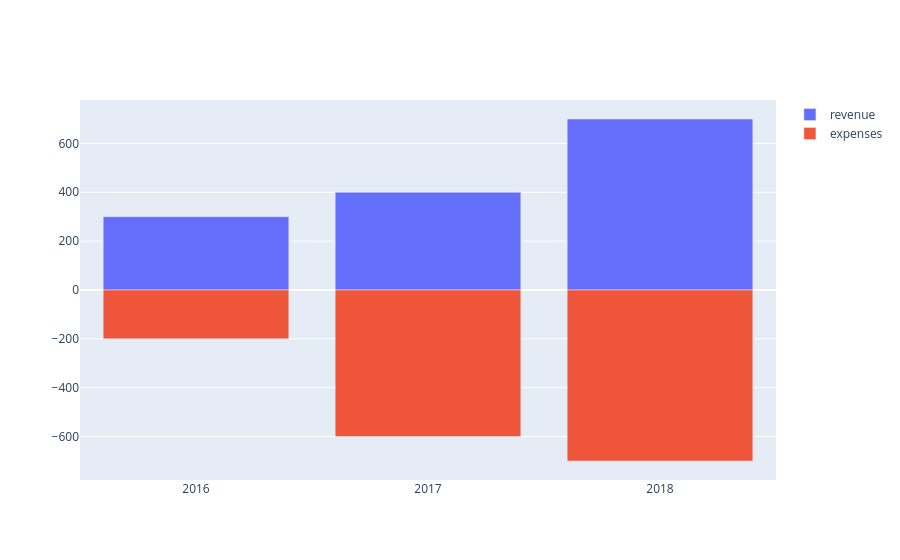

This figure's notebook cell:
### Markdown cell above
Tip😎: you can use ['stack', 'group', 'overlay', 'relative'] for "barmode" attribute

### Code cell
years = ['2016','2017','2018']

fig = go.Figure(data=[
        go.Bar(x=years, y=[300, 400, 700],
                name='revenue'
                ),
    go.Bar(x=years, y=[-200, -600, -700],
                name='expenses')
])

fig.update_layout(barmode="relative")

fig.show()

### Figure 1 — Plotly figure (JSON) as saved in the notebook; plotly's stock layout.template omitted (floating-point values rounded to 4 significant figures)
{"data": [{"name": "revenue", "type": "bar", "x": ["2016", "2017", "2018"], "y": [300, 400, 700]}, {"name": "expenses", "type": "bar", "x": ["2016", "2017", "2018"], "y": [-200, -600, -700]}], "layout": {"autosize": true, "barmode": "relative", "xaxis": {"autorange": true, "range": [-0.5, 2.5], "type": "category"}, "yaxis": {"autorange": true, "range": [-777.8, 777.8], "type": "linear"}}}
